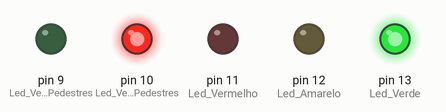
This sketch was run on a simulated Arduino Uno, built with avr-gcc and run on an emulated ATmega328P. On the bench: output pins drawn as LEDs (lit = HIGH).

Above: at 2.5 s.
At 6.0 s:
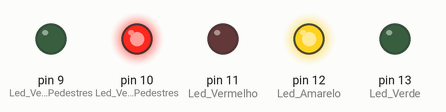
At 10.0 s:
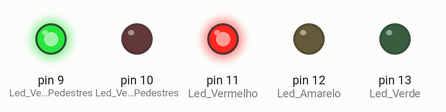
Timing chart, 0 to 16.9 s (numbered marks = the images above):
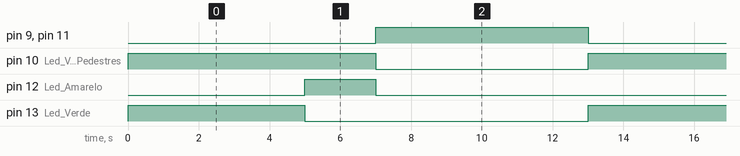

Measured:
- by itself, pin 9 (Led_Verde_Pedestres), pin 11 (Led_Vermelho): alternates HIGH for 6.0 s and LOW for 7.0 s
- by itself, pin 10 (Led_Vermelho_Pedestres): alternates HIGH for 7.0 s and LOW for 6.0 s
- by itself, pin 12 (Led_Amarelo): alternates HIGH for 2.0 s and LOW for 11.0 s
- by itself, pin 13 (Led_Verde): alternates HIGH for 5.0 s and LOW for 8.0 s

The sketch:

Semaforo.ino
```cpp
void setup() {
  // Configura os pinos com os LED's como saída
  pinMode(13, OUTPUT); // Led Verde
  pinMode(12, OUTPUT); // Led Amarelo
  pinMode(11, OUTPUT); // Led Vermelho
  pinMode(10, OUTPUT); // Led Vermelho Pedestres
  pinMode(9, OUTPUT); // Led Verde Pedestres
}

void loop() {
  // Semaforo para Pedestres
  digitalWrite(10, HIGH);
  digitalWrite(9, LOW);
  //Semaforo para Veiculos
  digitalWrite(13, HIGH);
  digitalWrite(12, LOW);
  digitalWrite(11, LOW);
  delay(5000);

  digitalWrite(13, LOW);
  digitalWrite(12, HIGH);
  digitalWrite(11, LOW);
  delay(2000);

  // Semaforo para Pedestres
  digitalWrite(10, LOW);
  digitalWrite(9, HIGH);
  //Semaforo para Veiculos
  digitalWrite(13, LOW);
  digitalWrite(12, LOW);
  digitalWrite(11, HIGH);
  delay(6000);
}
```
